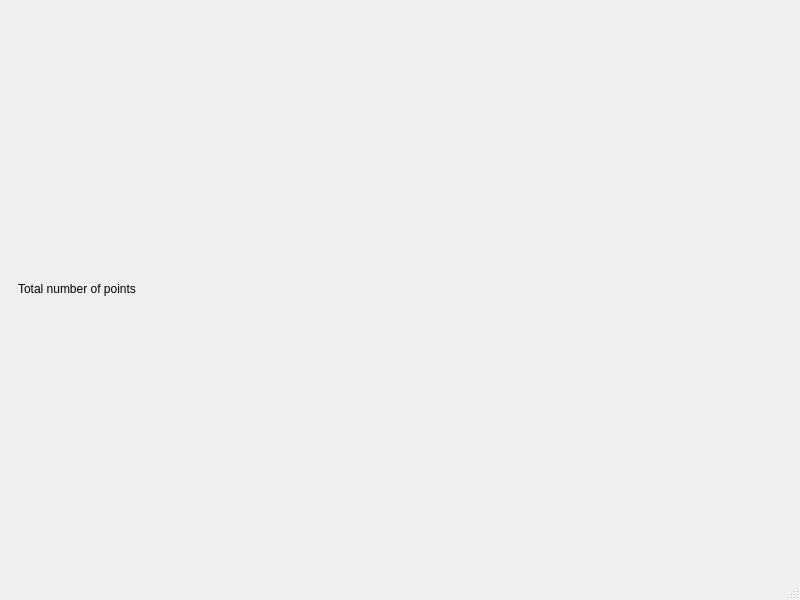
<?xml version="1.0" encoding="UTF-8"?>
<ui version="4.0">
 <class>SimplePlot</class>
 <widget class="QMainWindow" name="SimplePlot">
  <property name="geometry">
   <rect>
    <x>0</x>
    <y>0</y>
    <width>800</width>
    <height>600</height>
   </rect>
  </property>
  <property name="windowTitle">
   <string>SimplePlot</string>
  </property>
  <widget class="QWidget" name="centralwidget">
   <layout class="QVBoxLayout" name="verticalLayout">
    <item>
     <widget class="QWidget" name="widget" native="true">
      <property name="sizePolicy">
       <sizepolicy hsizetype="Preferred" vsizetype="Maximum">
        <horstretch>0</horstretch>
        <verstretch>0</verstretch>
       </sizepolicy>
      </property>
      <layout class="QFormLayout" name="formLayout">
       <item row="0" column="0">
        <widget class="QLabel" name="label">
         <property name="text">
          <string>Total number of points</string>
         </property>
        </widget>
       </item>
       <item row="0" column="1">
        <widget class="QLabel" name="totalPointsNumber">
         <property name="text">
          <string/>
         </property>
        </widget>
       </item>
      </layout>
     </widget>
    </item>
   </layout>
  </widget>
  <widget class="QMenuBar" name="menubar">
   <property name="geometry">
    <rect>
     <x>0</x>
     <y>0</y>
     <width>800</width>
     <height>29</height>
    </rect>
   </property>
  </widget>
  <widget class="QStatusBar" name="statusbar"/>
 </widget>
 <resources/>
 <connections/>
</ui>
